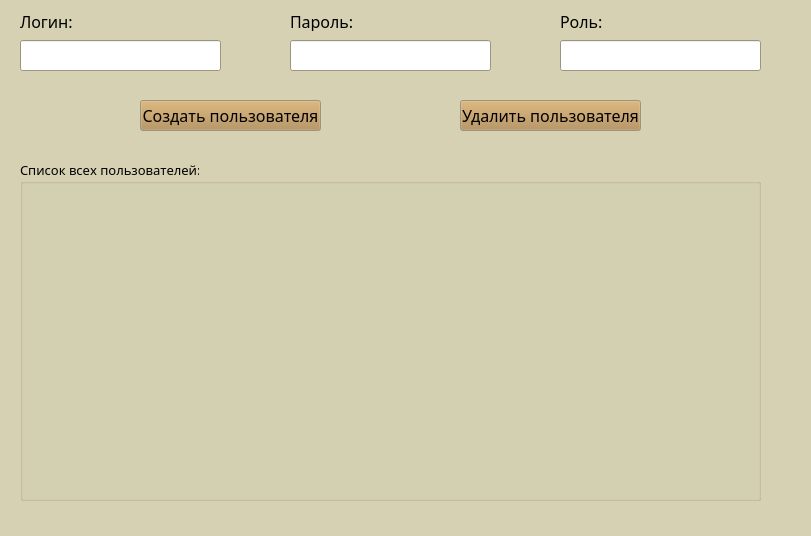
<?xml version="1.0" encoding="UTF-8"?>
<ui version="4.0">
 <class>admin_wind</class>
 <widget class="QWidget" name="admin_wind">
  <property name="geometry">
   <rect>
    <x>0</x>
    <y>0</y>
    <width>811</width>
    <height>536</height>
   </rect>
  </property>
  <property name="palette">
   <palette>
    <active>
     <colorrole role="Button">
      <brush brushstyle="SolidPattern">
       <color alpha="255">
        <red>121</red>
        <green>78</green>
        <blue>40</blue>
       </color>
      </brush>
     </colorrole>
     <colorrole role="Window">
      <brush brushstyle="SolidPattern">
       <color alpha="255">
        <red>214</red>
        <green>209</green>
        <blue>179</blue>
       </color>
      </brush>
     </colorrole>
    </active>
    <inactive>
     <colorrole role="Button">
      <brush brushstyle="SolidPattern">
       <color alpha="255">
        <red>176</red>
        <green>136</green>
        <blue>76</blue>
       </color>
      </brush>
     </colorrole>
     <colorrole role="Window">
      <brush brushstyle="SolidPattern">
       <color alpha="255">
        <red>214</red>
        <green>209</green>
        <blue>179</blue>
       </color>
      </brush>
     </colorrole>
    </inactive>
    <disabled>
     <colorrole role="Button">
      <brush brushstyle="SolidPattern">
       <color alpha="255">
        <red>176</red>
        <green>136</green>
        <blue>76</blue>
       </color>
      </brush>
     </colorrole>
     <colorrole role="Base">
      <brush brushstyle="SolidPattern">
       <color alpha="255">
        <red>214</red>
        <green>209</green>
        <blue>179</blue>
       </color>
      </brush>
     </colorrole>
     <colorrole role="Window">
      <brush brushstyle="SolidPattern">
       <color alpha="255">
        <red>214</red>
        <green>209</green>
        <blue>179</blue>
       </color>
      </brush>
     </colorrole>
    </disabled>
   </palette>
  </property>
  <property name="font">
   <font>
    <family>XO Tahion</family>
    <pointsize>10</pointsize>
   </font>
  </property>
  <property name="windowTitle">
   <string>Form</string>
  </property>
  <widget class="QLabel" name="label_log_adm">
   <property name="geometry">
    <rect>
     <x>20</x>
     <y>10</y>
     <width>61</width>
     <height>21</height>
    </rect>
   </property>
   <property name="font">
    <font>
     <family>XO Tahion</family>
     <pointsize>12</pointsize>
    </font>
   </property>
   <property name="text">
    <string>&lt;html&gt;&lt;head/&gt;&lt;body&gt;&lt;p&gt;&lt;span style=&quot; font-size:12pt;&quot;&gt;Логин:&lt;/span&gt;&lt;/p&gt;&lt;/body&gt;&lt;/html&gt;</string>
   </property>
  </widget>
  <widget class="QLabel" name="label_pass_adm">
   <property name="geometry">
    <rect>
     <x>290</x>
     <y>10</y>
     <width>71</width>
     <height>21</height>
    </rect>
   </property>
   <property name="font">
    <font>
     <family>XO Tahion</family>
     <pointsize>12</pointsize>
    </font>
   </property>
   <property name="text">
    <string>&lt;html&gt;&lt;head/&gt;&lt;body&gt;&lt;p&gt;&lt;span style=&quot; font-size:12pt;&quot;&gt;Пароль:&lt;/span&gt;&lt;/p&gt;&lt;/body&gt;&lt;/html&gt;</string>
   </property>
  </widget>
  <widget class="QLabel" name="label_role_adm">
   <property name="geometry">
    <rect>
     <x>560</x>
     <y>10</y>
     <width>71</width>
     <height>21</height>
    </rect>
   </property>
   <property name="font">
    <font>
     <family>XO Tahion</family>
     <pointsize>12</pointsize>
    </font>
   </property>
   <property name="text">
    <string>&lt;html&gt;&lt;head/&gt;&lt;body&gt;&lt;p&gt;&lt;span style=&quot; font-size:12pt;&quot;&gt;Роль:&lt;/span&gt;&lt;/p&gt;&lt;/body&gt;&lt;/html&gt;</string>
   </property>
  </widget>
  <widget class="QLineEdit" name="lineEdit_log_adm">
   <property name="geometry">
    <rect>
     <x>20</x>
     <y>40</y>
     <width>201</width>
     <height>31</height>
    </rect>
   </property>
  </widget>
  <widget class="QLineEdit" name="lineEdit_pass_adm">
   <property name="geometry">
    <rect>
     <x>290</x>
     <y>40</y>
     <width>201</width>
     <height>31</height>
    </rect>
   </property>
  </widget>
  <widget class="QLineEdit" name="lineEdit_3">
   <property name="geometry">
    <rect>
     <x>560</x>
     <y>40</y>
     <width>201</width>
     <height>31</height>
    </rect>
   </property>
  </widget>
  <widget class="QGroupBox" name="groupBox_users_adm">
   <property name="geometry">
    <rect>
     <x>20</x>
     <y>160</y>
     <width>741</width>
     <height>341</height>
    </rect>
   </property>
   <property name="title">
    <string>Список всех пользователей:</string>
   </property>
  </widget>
  <widget class="QPushButton" name="btn_create_user_adm">
   <property name="geometry">
    <rect>
     <x>140</x>
     <y>100</y>
     <width>181</width>
     <height>31</height>
    </rect>
   </property>
   <property name="font">
    <font>
     <family>XO Tahion</family>
     <pointsize>12</pointsize>
    </font>
   </property>
   <property name="text">
    <string>Создать пользователя</string>
   </property>
  </widget>
  <widget class="QPushButton" name="btn_del_user_adm">
   <property name="geometry">
    <rect>
     <x>460</x>
     <y>100</y>
     <width>181</width>
     <height>31</height>
    </rect>
   </property>
   <property name="font">
    <font>
     <family>XO Tahion</family>
     <pointsize>12</pointsize>
    </font>
   </property>
   <property name="text">
    <string>Удалить пользователя</string>
   </property>
  </widget>
 </widget>
 <resources/>
 <connections/>
</ui>
